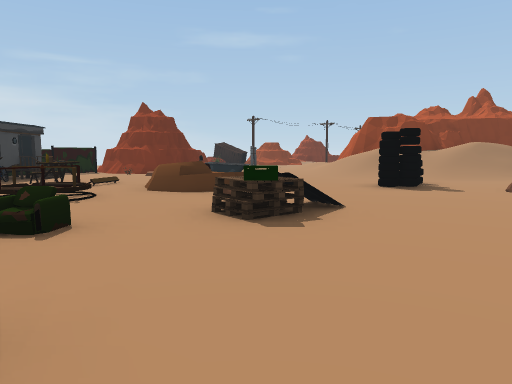
View 1 (above)

24 first-person views from a walk through a scene from a Unity 3-D project. The camera is 1.3 m above the floor, tilts 6° down and sees 70° across. The floor is counted in squares, 2 m on a side. Each view is taken from the middle of a square. On the plan, view 1 faces up. The plan holds only what a view shows up to about 11 squares ahead; the rest is blank. The place goes on beyond the plan. Some animated figures are left out.

View 2
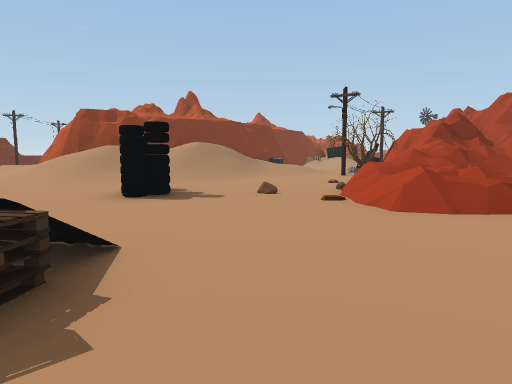

View 3
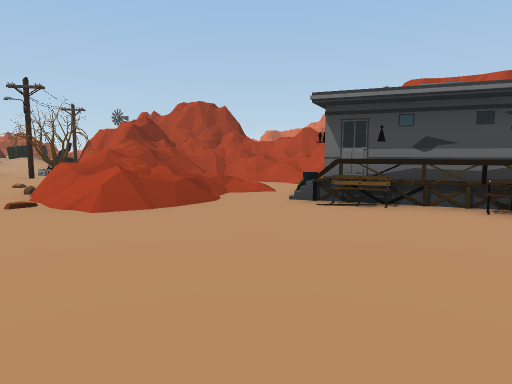

View 4
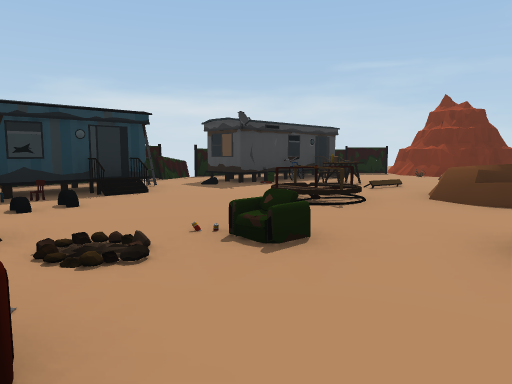

View 5
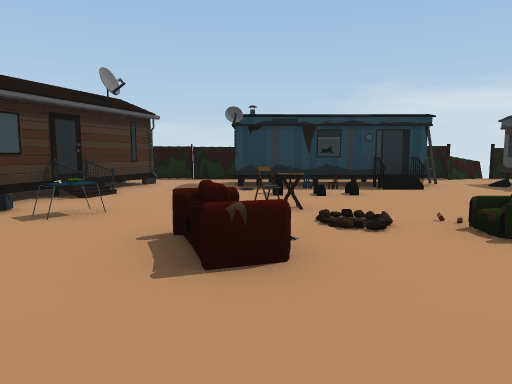

View 6
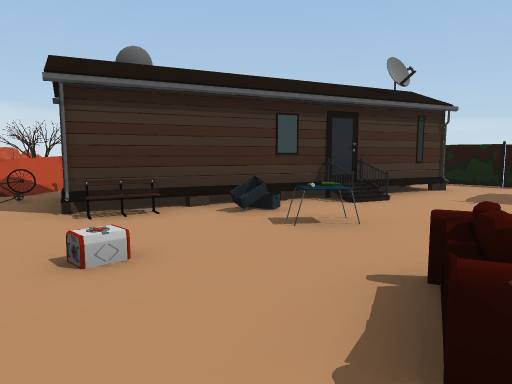

View 7
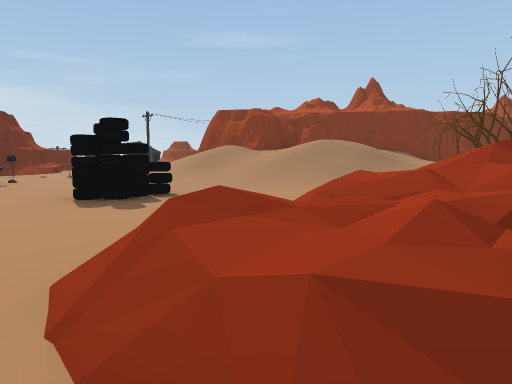

View 8
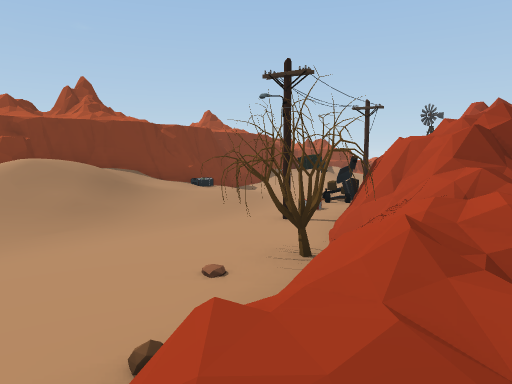

View 9
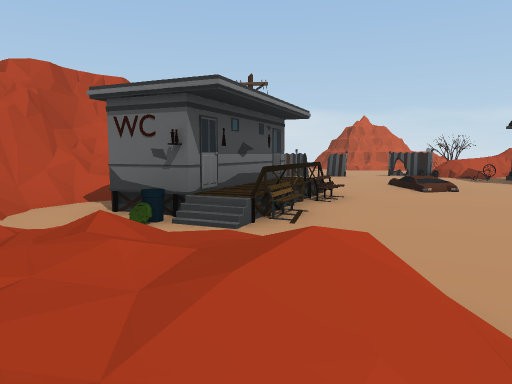

View 10
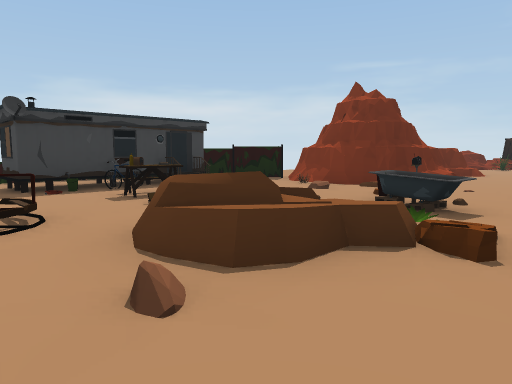

View 11
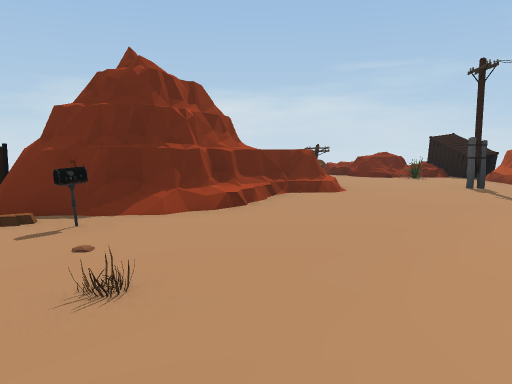

View 12
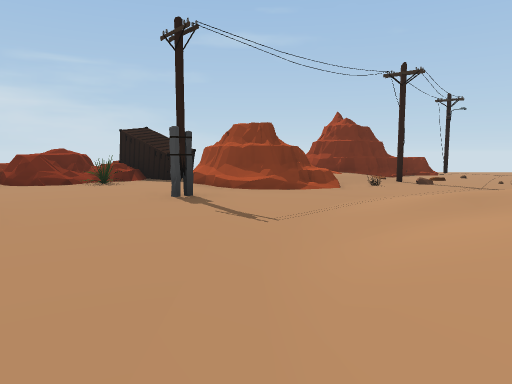

View 13
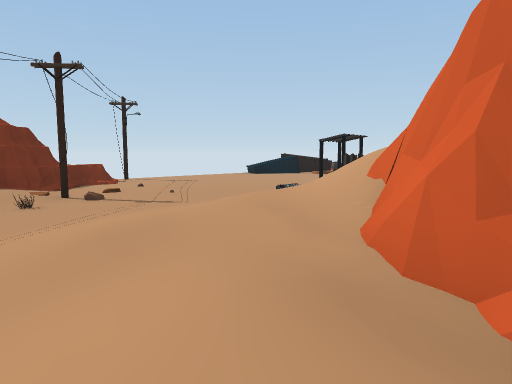

View 14
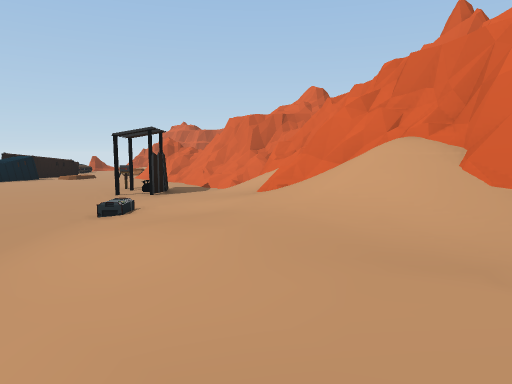

View 15
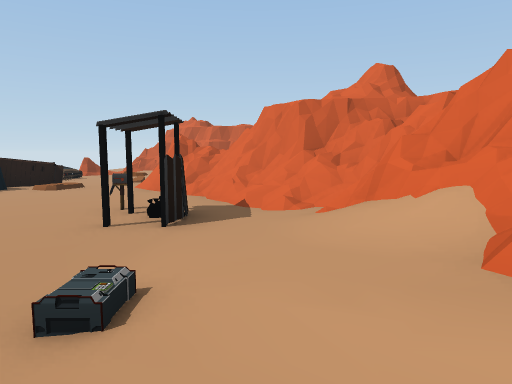

View 16
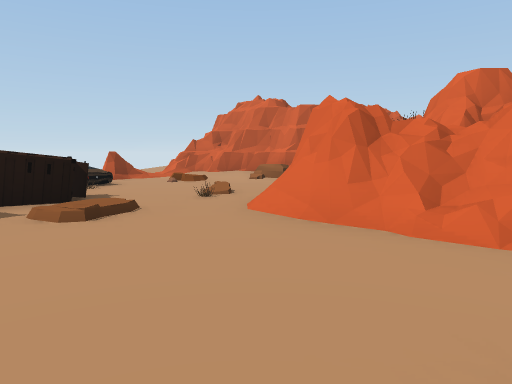

View 17
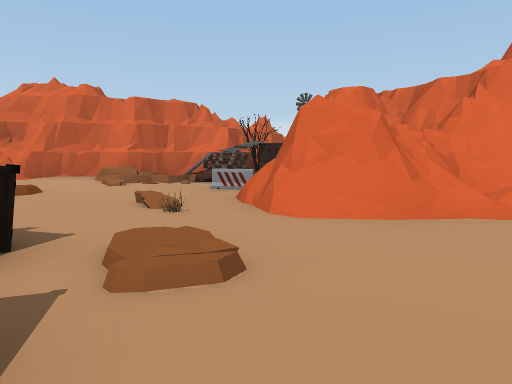

View 18
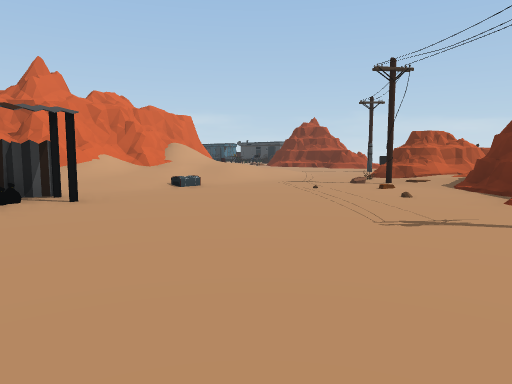

View 19
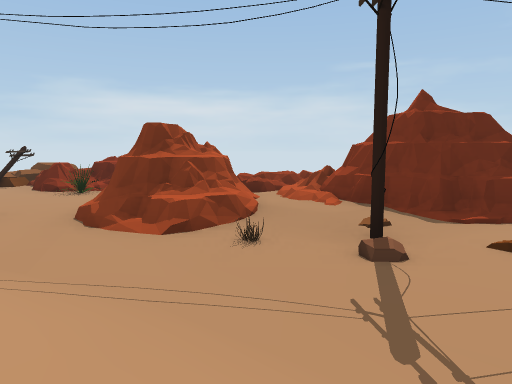

View 20
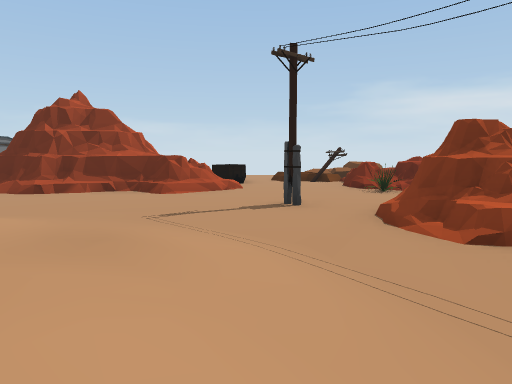

View 21
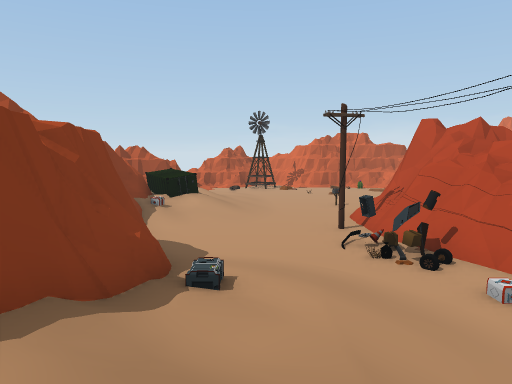

View 22
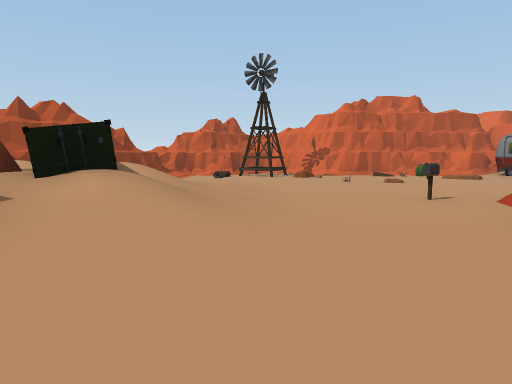

View 23
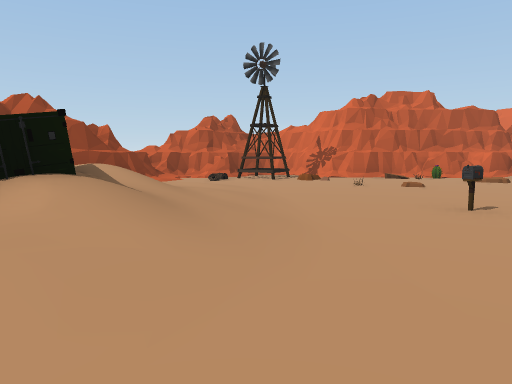

View 24
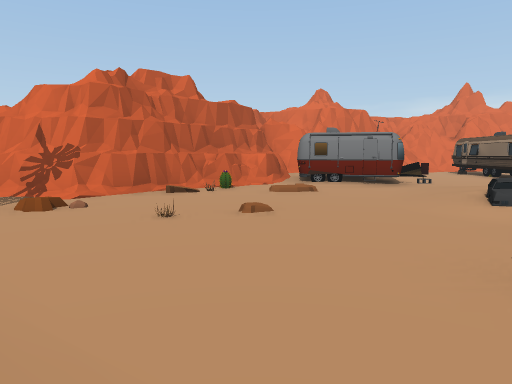

### Floor plan
Key: @ floor where view 1 was taken; # wall or solid block; x gap in a wall; . main floor; : floor 0.25 m higher than the main floor; + floor 2.75 m higher than the main floor; * floor 3.25 m higher than the main floor; / step, stairs or slope; = window, fence, low wall or low ledge; ^ raised ledge; B building; A bathtub; T table; R rock; I tire; W wheel; P pallet; S sofa; E tree; M mailbox; L plant; C pole; F car; O other object.
Columns run from 7 left of view 1 to 26 right of it. Each row starts with its distance up from view 1.
 26        ==   #=  .... ^#^ =F/=
 25        =:=###=........x^.././/
 24    ^########/......... #...//#
 23 RR#^=#^^^x://.............../##
 22 RR#=L..##^.C/..........=...//#
 21  R#.....##.........M..###O. ##
 20   .....C......./..M.#==#  OO#
 19   ........////////./####  O##
 18   =.=....//////////=#     ###
 17    ##=.../////#######       #
 16    ##....//########         #
 15     ##...//#           ##    #
 14     #=...//#          ###^   #^^^
 13  .###=...//######### .//^^/ /..=#
 12  ####M...//###//////.../////:..=#
 11 # .......///////////....///....##
 10 BB....AO../////////............###
  9  B...  L...///////.OO.C..M.....=##
  8 BO.T..R/..I......###O###....:..##
  7 BB...RR...I....E.#######  ......#
  6 .B..W.R.......EEx#+*# #   .....O#
  5 O...W......./////===#     //...##
  4  B.....P...///////###      /..###
  3 B....S......///////        /.##:##
  2 BO..//.......././//        ./.  #
  1 B..OT.S.....=#.///=        ...
  0 .......@....##./###        ...=
 -1 ....O......=# /=^          #.
 -2 BBB.#....../#  #^          ##
 -3  B..BB.....    ^
 -4    BBB.....
 -5      BO....

Where each view was taken, in squares from view 1:
view 1: 0 up, 0 right, facing up
view 2: 2 up, 0 right, facing up-right
view 3: 2 up, 0 right, facing right
view 4: 1 up, 0 right, facing up-left
view 5: 1 up, 1 right, facing left
view 6: 1 up, 0 right, facing down-left
view 7: 2 up, 5 right, facing up
view 8: 4 up, 5 right, facing up-right
view 9: 5 up, 5 right, facing down
view 10: 5 up, 1 right, facing up-left
view 11: 11 up, 2 right, facing up-left
view 12: 14 up, 1 right, facing up
view 13: 15 up, 2 right, facing up-right
view 14: 18 up, 3 right, facing right
view 15: 19 up, 6 right, facing right
view 16: 22 up, 11 right, facing right
view 17: 25 up, 13 right, facing down-right
view 18: 26 up, 12 right, facing down-left
view 19: 19 up, 6 right, facing up-left
view 20: 19 up, 6 right, facing left
view 21: 11 up, 7 right, facing right
view 22: 11 up, 13 right, facing right
view 23: 11 up, 14 right, facing right
view 24: 11 up, 18 right, facing down-right
